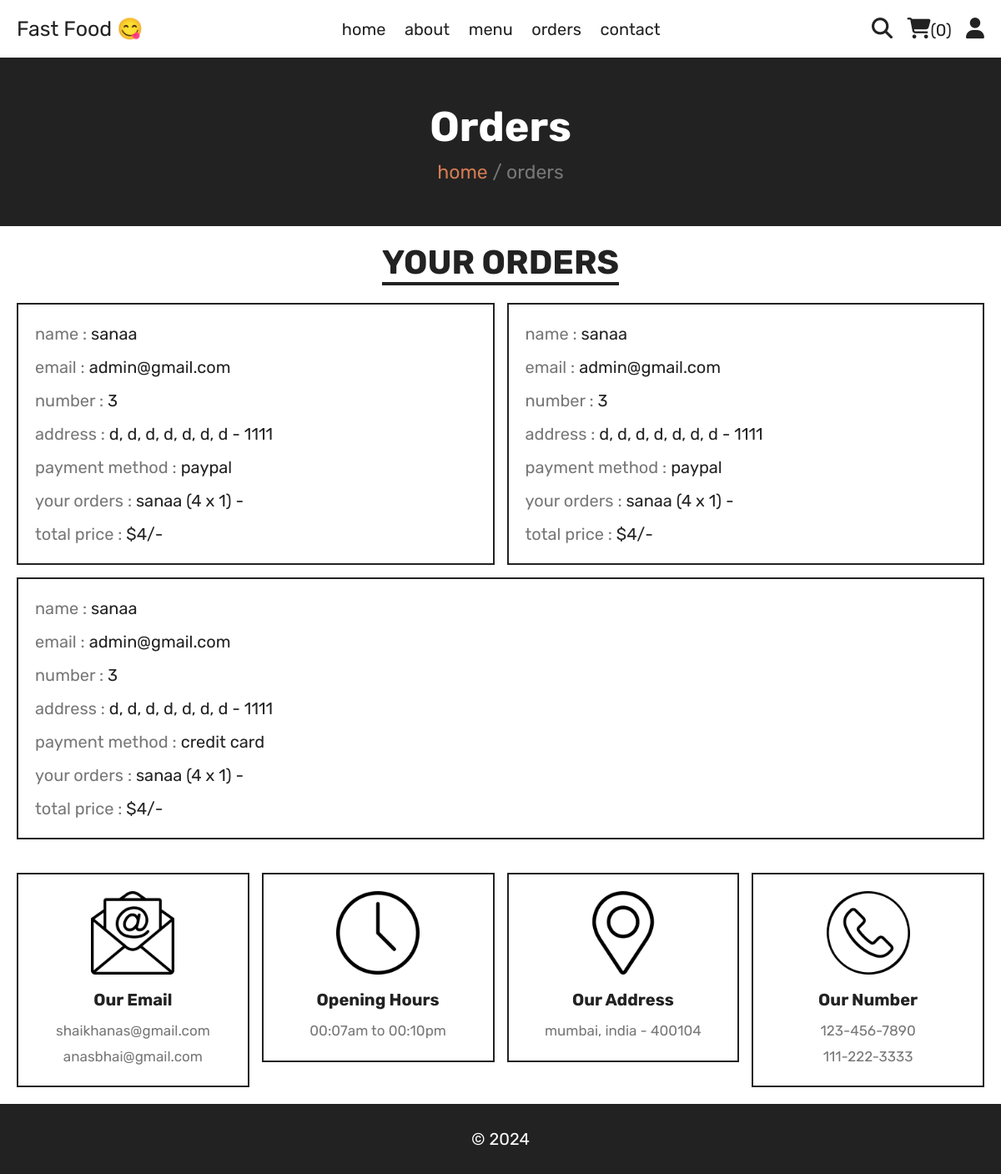
/orders.php (signed in), run on the app's committed database.
### tables this page shows
CREATE TABLE IF NOT EXISTS `orders` (
  `id` int NOT NULL AUTO_INCREMENT,
  `user_id` int NOT NULL,
  `name` varchar(20) NOT NULL,
  `number` varchar(10) NOT NULL,
  `email` varchar(50) NOT NULL,
  `method` varchar(50) NOT NULL,
  `address` varchar(500) NOT NULL,
  `total_products` varchar(1000) NOT NULL,
  `total_price` int NOT NULL,
  `payment_status` varchar(20) NOT NULL DEFAULT 'pending',
  PRIMARY KEY (`id`)
);

### orders.php (the view, shortened to what this page needs)
<?php
include 'components/connect.php';
if(isset($_SESSION['user_id'])){
   $user_id = $_SESSION['user_id'];
}else{
   $user_id = '';
   header('location:home.php');
};
?>
<!DOCTYPE html>
<html lang="en">
<head>
   <link rel="stylesheet" href="https://cdnjs.cloudflare.com/ajax/libs/font-awesome/6.1.1/css/all.min.css">
   <link rel="stylesheet" href="css/style.css">
</head>
<body>
<?php include 'components/user_header.php'; ?>
<div class="heading">
   <h3>orders</h3>
   <p><a href="html.php">home</a> <span> / orders</span></p>
</div>
<section class="orders">
   <h1 class="title">your orders</h1>
   <div class="box-container">
   <?php
      if($user_id == ''){
         echo '<p class="empty">please login to see your orders</p>';
      }else{
         $select_orders = $conn->prepare("SELECT * FROM `orders` WHERE user_id = ?");
         $select_orders->execute([$user_id]);
         if($select_orders->rowCount() > 0){
            while($fetch_orders = $select_orders->fetch(PDO::FETCH_ASSOC)){
   ?>
   <div class="box">
      <p>name : <span><?= $fetch_orders['name']; ?></span></p>
      <p>email : <span><?= $fetch_orders['email']; ?></span></p>
      <p>number : <span><?= $fetch_orders['number']; ?></span></p>
      <p>address : <span><?= $fetch_orders['address']; ?></span></p>
      <p>payment method : <span><?= $fetch_orders['method']; ?></span></p>
      <p>your orders : <span><?= $fetch_orders['total_products']; ?></span></p>
      <p>total price : <span>$<?= $fetch_orders['total_price']; ?>/-</span></p>
   </div>
   <?php
      }
      }else{
         echo '<p class="empty">no orders placed yet!</p>';
      }
      }
   ?>
   </div>
</section>
<?php include 'components/footer.php'; ?>
</body>
</html>

### css/style.css (style rules this page uses)
:root { --yellow:#d37b52; --red:#e74c3c; --white:#fff; --black:#222; --light-color:#777; --border:.2rem solid var(--black); }
* { font-family: 'Rubik', sans-serif; margin:0; padding:0; box-sizing: border-box; outline: none; border: none; text-decoration: none; }
html { font-size: 62.5%; overflow-x: hidden; scroll-behavior: smooth; stop-opacity: 7rem; }
section { margin:0 auto; max-width: 1200px; padding:2rem; }
.title { text-align: center; margin-bottom: 2.5rem; font-size: 4rem; color:var(--black); text-transform: uppercase; text-decoration: underline; text-underline-offset: 1rem; }
.heading { display: flex; align-items: center; justify-content: center; gap:1rem; flex-flow: column; background-color: var(--black); min-height: 20rem; }
.heading h3 { font-size: 5rem; color:var(--white); text-transform: capitalize; }
.heading p { font-size: 2.3rem; color:var(--light-color); }
.heading p a { color:var(--yellow); }
.orders .box-container { display: flex; flex-wrap: wrap; gap:1.5rem; align-items: flex-start; }
.orders .box-container .box { padding:1rem 2rem; border:var(--border); flex:1 1 40rem; }
.orders .box-container .box p { line-height: 1.5; margin:1rem 0; font-size: 2rem; color:var(--light-color); }
.orders .box-container .box p span { color:var(--black); }

### data on the page
orders: name "sanaa", email "admin@gmail.com", number "3", address "d, d, d, d, d, d, d - 1111", method "paypal", total_products "sanaa (4 x 1) -", total_price "4"
orders: name "sanaa", email "admin@gmail.com", number "3", address "d, d, d, d, d, d, d - 1111", method "paypal", total_products "sanaa (4 x 1) -", total_price "4"
orders: name "sanaa", email "admin@gmail.com", number "3", address "d, d, d, d, d, d, d - 1111", method "credit card", total_products "sanaa (4 x 1) -", total_price "4"

### other printed values
$total_cart_items "0"
